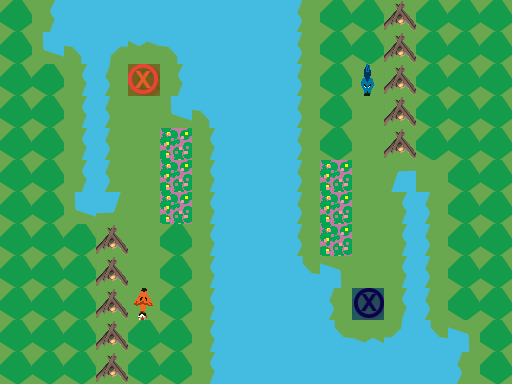

A 2D game scene composited from a Tiled map and its tileset images. What follows is a short description and the map's XML, with every tile layer's data as written:
An orthogonal 16x12 tile map with 32x32 px tiles, 3 tile layers (Ground, Obstacles, Objects), 1 hidden layer not drawn.

<map version="1.0" orientation="orthogonal" renderorder="right-down" width="16" height="12" tilewidth="32" tileheight="32" nextobjectid="1">
 <tileset firstgid="1" name="TilesetPlaceholder" tilewidth="32" tileheight="32" tilecount="240" columns="10">
  <image source="../../../../Tileset.png" width="320" height="768" />
 </tileset>
 <layer name="Ground" width="16" height="12">
  <data encoding="csv">
1,11,5,5,5,5,5,5,5,3221225483,1,1,1,1,1,1,
1,1610612767,1610612757,3221225493,1610612747,1610612757,5,5,5,3221225483,1,1,1,1,1,1,
1,1,11,3221225483,1,11,5,5,5,3221225483,1,1,1,1,1,1,
1,1,11,3221225483,1,1610612767,1610612757,5,5,3221225483,1,1,1,1,1,1,
1,1,11,3221225483,1,3,11,5,5,3221225483,1,1,1,1,1,1,
1,1,11,3221225483,1,3,11,5,5,3221225483,3,1,31,1,1,1,
1,1,1610612767,3221225503,1,3,11,5,5,3221225483,3,1,11,3221225483,1,1,
1,1,1,1,1,1,11,5,5,3221225483,3,1,11,3221225483,1,1,
1,1,1,1,1,1,11,5,5,2684354581,2684354591,1,11,3221225483,1,1,
1,1,1,1,1,1,11,5,5,5,3221225483,1,11,3221225483,1,1,
1,1,1,1,1,1,11,5,5,5,2684354581,2684354571,21,2684354581,2684354591,1,
1,1,1,1,1,1,11,5,5,5,5,5,5,5,3221225483,1
</data>
 </layer>
 <layer name="Obstacles" width="16" height="12">
  <data encoding="csv">
42,0,0,0,0,0,0,0,0,0,42,42,41,42,42,42,
42,0,0,0,0,0,0,0,0,0,42,42,41,42,42,42,
42,42,0,0,0,0,0,0,0,0,42,0,41,42,42,42,
42,42,0,0,0,0,0,0,0,0,42,0,41,42,42,42,
42,42,0,0,0,0,0,0,0,0,42,0,41,42,42,42,
42,42,0,0,0,0,0,0,0,0,0,0,0,0,42,42,
42,42,0,0,0,0,0,0,0,0,0,0,0,0,42,42,
42,42,42,41,0,42,0,0,0,0,0,0,0,0,42,42,
42,42,42,41,0,42,0,0,0,0,0,0,0,0,42,42,
42,42,42,41,0,42,0,0,0,0,0,0,0,0,42,42,
42,42,42,41,42,42,0,0,0,0,0,0,0,0,0,42,
42,42,42,41,42,42,0,0,0,0,0,0,0,0,0,42
</data>
 </layer>
 <layer name="Objects" width="16" height="12">
  <data encoding="csv">
0,0,0,0,0,0,0,0,0,0,0,0,0,0,0,0,
0,0,0,0,0,0,0,0,0,0,0,0,0,0,0,0,
0,0,0,0,181,0,0,0,0,0,0,3221225664,0,0,0,0,
0,0,0,0,0,0,0,0,0,0,0,0,0,0,0,0,
0,0,0,0,0,0,0,0,0,0,0,0,0,0,0,0,
0,0,0,0,0,0,0,0,0,0,0,0,0,0,0,0,
0,0,0,0,0,0,0,0,0,0,0,0,0,0,0,0,
0,0,0,0,0,0,0,0,0,0,0,0,0,0,0,0,
0,0,0,0,0,0,0,0,0,0,0,0,0,0,0,0,
0,0,0,0,191,0,0,0,0,0,0,182,0,0,0,0,
0,0,0,0,0,0,0,0,0,0,0,0,0,0,0,0,
0,0,0,0,0,0,0,0,0,0,0,0,0,0,0,0
</data>
 </layer>
 <layer name="Solution" width="16" height="12" visible="0">
  <data encoding="csv">
0,0,0,0,0,0,0,0,0,0,0,0,0,0,0,0,
0,0,0,0,0,0,0,0,0,0,0,0,0,0,0,0,
0,0,0,0,0,0,0,0,0,0,0,0,0,0,0,0,
0,0,0,0,222,0,0,0,0,0,0,232,0,0,0,0,
0,0,0,0,222,0,0,0,0,0,0,232,0,0,0,0,
0,0,0,0,222,0,0,0,0,0,0,232,0,0,0,0,
0,0,0,0,222,0,0,0,0,0,0,232,0,0,0,0,
0,0,0,0,222,0,0,0,0,0,0,232,0,0,0,0,
0,0,0,0,222,0,0,0,0,0,0,232,0,0,0,0,
0,0,0,0,0,0,0,0,0,0,0,0,0,0,0,0,
0,0,0,0,0,0,0,0,0,0,0,0,0,0,0,0,
0,0,0,0,0,0,0,0,0,0,0,0,0,0,0,0
</data>
 </layer>
</map>